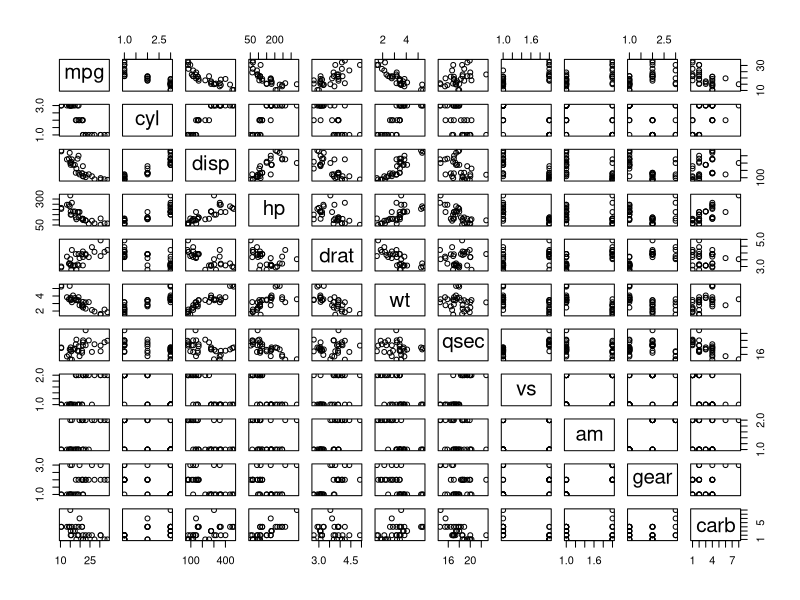
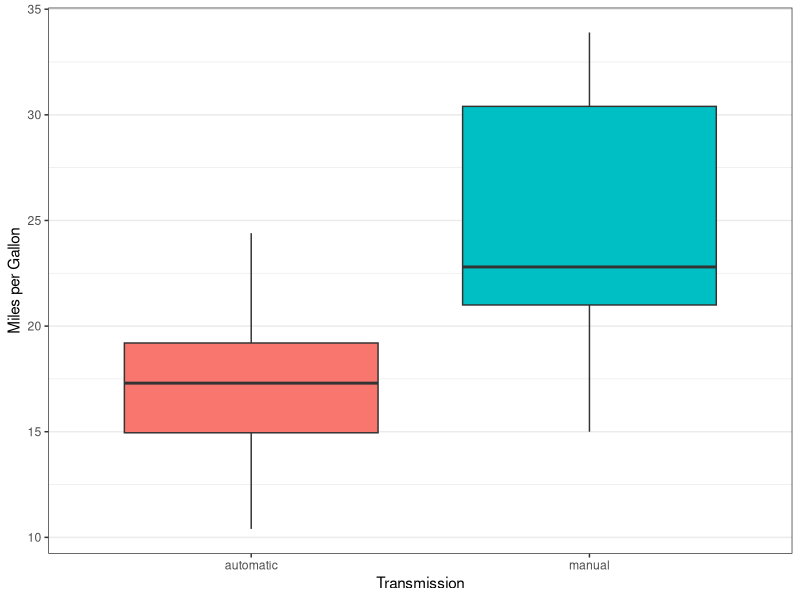
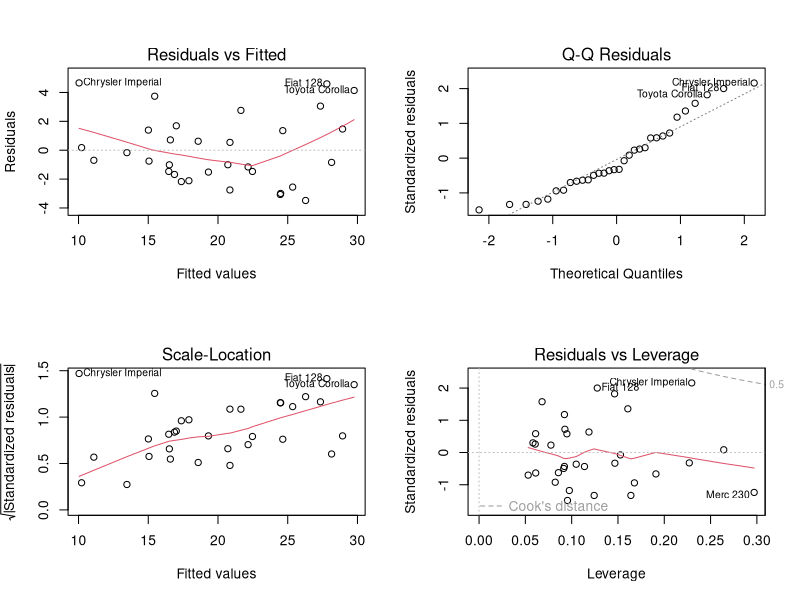

Write R code to recreate these figures, in order.
## ---- chunk 1
knitr::opts_chunk$set(echo = TRUE, options(scipen=999))
## ---- chunk 2
library(ggplot2) #Plotting system
library(cowplot) #Panel for ggplot2
## ---- chunk 3
data("mtcars")
str(mtcars)
## ---- chunk 4
mtcars$vs <- factor(mtcars$vs, labels = c('v-shaped', 'straight')) #Engine 
mtcars$am <- factor(mtcars$am, labels = c('automatic', 'manual')) #Transmission
mtcars$gear <- factor(mtcars$gear, labels = c('3', '4', '5')) #Number of forward gears
mtcars$cyl <- factor(mtcars$cyl, labels = c('4', '6', '8')) #Number of cylinders
## ---- chunk 5
t.test(mpg ~ am, data = mtcars)
## ---- chunk 6
fit_all <- lm(mpg ~ ., data = mtcars)
summary(fit_all)
fit_am <- lm(mpg ~ am, data = mtcars)
summary(fit_am)
## ---- chunk 7
anova(fit_all, fit_am)
## ---- chunk 8
fit_best <- step(fit_all, direction = 'both')
## ---- chunk 9
summary(fit_best)
## ---- chunk 10
anova(fit_all, fit_best)
## ---- chunk 11
pairs(mtcars)
## ---- chunk 12
ggplot(mtcars, aes(x = am, y = mpg)) + 
    geom_boxplot(aes(fill = am)) + 
    labs(x = 'Transmission', y = 'Miles per Gallon') +
    theme_bw() + theme(legend.position = 'none', panel.grid.major.x = element_blank())
## ---- chunk 13
par(mfrow = c(2,2))
plot(fit_best)
